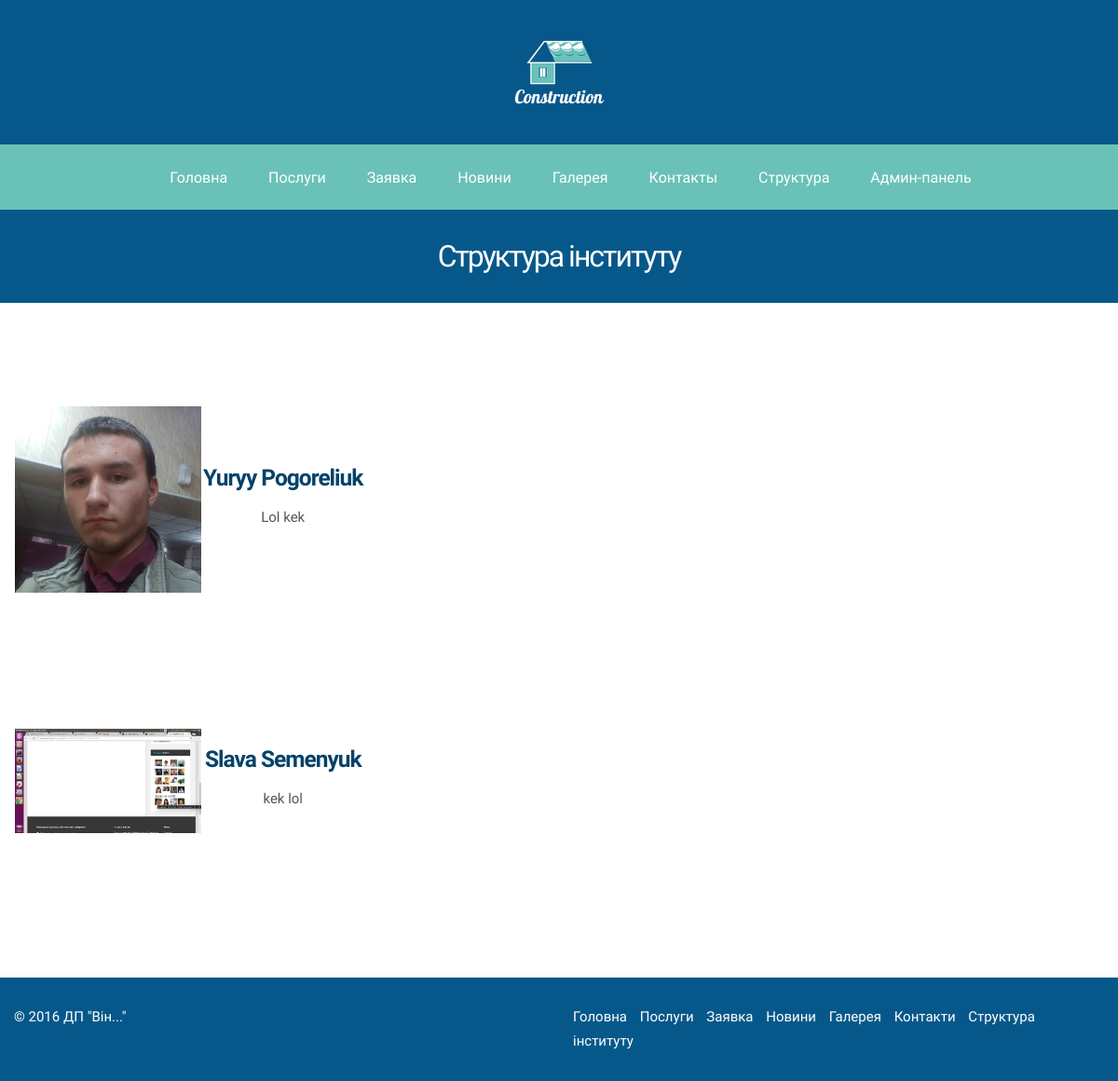
The app's page /structure, older data.
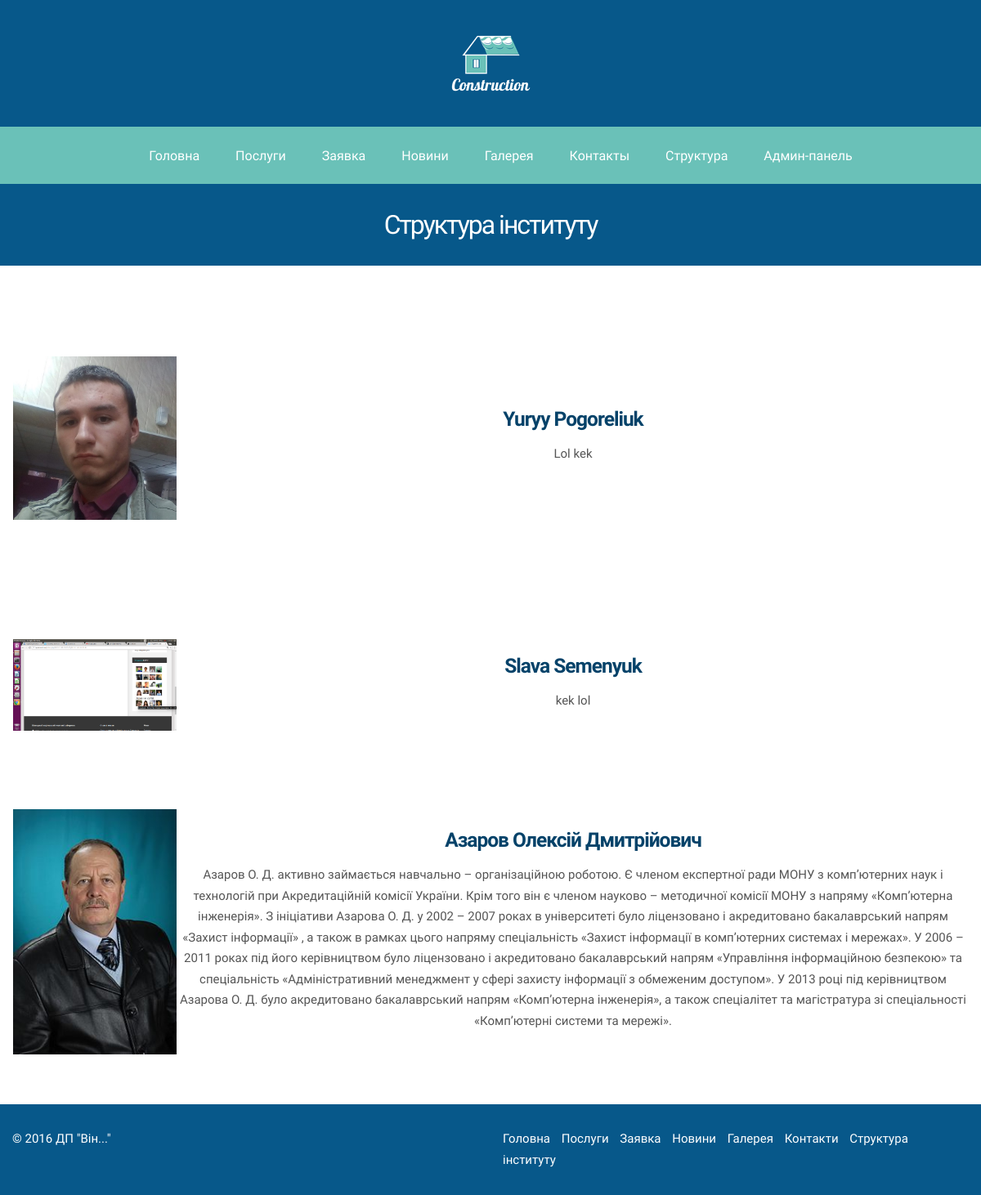
The same page, newer data.
### construct/models.py (models this page shows, shortened)
class Person(models.Model):
	image = models.ImageField(upload_to='static/img')
	name = models.TextField(max_length=300)
	description = models.TextField(max_length=5000)
	class Meta():
		verbose_name = u"Людина"
		verbose_name_plural = u"Люди"

### construct/views.py (the view)
# urls.py: url(r'^structure$', views.structure, name='structure'),
def structure(request):
	people = Person.objects.all()
	template = loader.get_template("structure.html")
	return HttpResponse(template.render(locals(), request))

### templates/structure.html (shortened to what this page needs)
{% extends "base.html" %}
{% load construct_extras %}
{% block subheader %} Структура інституту {% endblock %}
{% block content %}
<table>
    {% for person in people %}
    <tr>
        <td style="height: 300px; width: 200px" rawspan="2"><img src="{{ person.image.url }}"></td>
        <td>
            <h3 align="center">{{ person.name }}</h3>
            <p align="center">{{ person.description }}</p>
        </td>
    </tr>
    {% endfor %}
</table>
{% endblock %}

Row changes from the older to the newer data that the page shows:
added Person: image (picture), name "Азаров Олексій Дмитрійович", description "Азаров О. Д. активно займається навчально – організаційною роботою. Є членом експертної ради МОНУ з комп’ютерних наук і технологій при Акредитаційній комісії України. Крім того він є членом науково – методичної комісії МОНУ з напряму «Комп’ютерна інженерія». З ініціативи Азарова О. Д. у 2002 – 2007 роках в університеті було ліцензовано і акредитовано бакалаврський напрям «Захист інформації» , а також в рамках цього напряму спеціальність «Захист інформації в комп’ютерних системах і мережах». У 2006 – 2011 роках під його керівництвом було ліцензовано і акредитовано бакалаврський напрям «Управління інформаційною безпекою» та спеціальність «Адміністративний менеджмент у сфері захисту інформації…"
